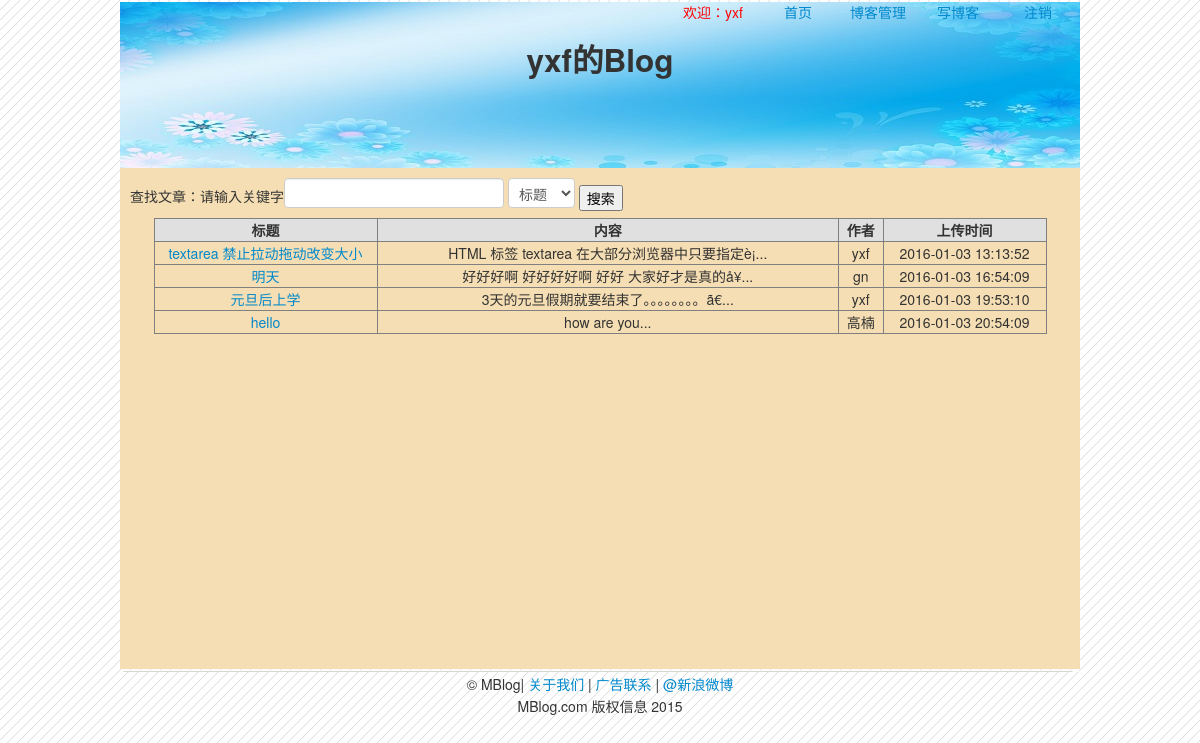
The page /blog.php (signed in) on the database its author committed.
### tables this page shows
CREATE TABLE `bms_article` (
  `id` int(10) NOT NULL auto_increment COMMENT '编号',
  `atitle` varchar(200) NOT NULL COMMENT '文章标题',
  `acontent` text NOT NULL COMMENT '文章内容',
  `aauthor` varchar(20) NOT NULL COMMENT '文章作者',
  `adate` datetime NOT NULL COMMENT '上传时间',
  PRIMARY KEY  (`id`)
);

### blog.php (the view, shortened to what this page needs)
<!DOCTYPE html PUBLIC "-//W3C//DTD HTML 4.01 Transitional//EN" "http://www.w3.org/TR/html4/loose.dtd">
<html>
<head>
</head>
<link href="css/myblog.css" rel="stylesheet" type="text/css"/>
<link href="css/register.css" rel="stylesheet" type="text/css"/>
<link href="css/calendar.css" rel="stylesheet" type="text/css"/>
<link href="css/bootstrap-combined.min.css" rel="stylesheet" type="text/css"/>
<link href="css/font-awesome.css" rel="stylesheet" type="text/css"/>
<body>
<div class="bms">
	<div class="head">
		<div class="index_top">
        	<ul>
				<li><?
					echo '<a href="index.php?action=logout">注销</a>'
					?></li>
                <li><a href="myblog.php">写博客</a></li>
                <li><a href="manager.php">博客管理</a></li>
				<li><a href="login_index.php">首页</a></li>
                <li><span style="color:red;margin-right: 10px;">欢迎：<? echo $_SESSION['user']?></span></li>
			</ul>
        </div>
		<div style="height:98px;">
			<div style="text-align:center">
				<h2><? echo $_SESSION['user'].'的Blog'?></h2>
			</div>
		</div>
	</div>
	<div class="my_content">
            	<div style="padding:10px">
            	<form method="get" action="search.php">
                	<div>
                    查找文章：请输入关键字<input name="keyword" type="text">
                    <select style="width:67px" name="sel">
                    	<option value="atitle">标题</option>
                    </select>
                    <input type="submit" value="搜索"></input>
             		</div>
                    <div>
						<?
                            require('conn.php');
                            $result=mysql_query("select * from bms_article",$conn);
                        ?>
                        <table border="1" width="95%"  align="center">
                            <tr bgcolor="#e0e0e0" >
                                <th width="220px">标题</th><th>内容</th><th>作者</th><th width="160px">上传时间</th>
                            </tr>
                            <? while($row=mysql_fetch_assoc($result)){
                                $content=substr($row['acontent'],0,60).'...';
                            ?>
                            <tr align="center">
                            <td><a href="check.php?id=<?=$row['id']?>"><?=$row['atitle'] ?></a></td>
                            <td><?=$content?></td>
                            <td><?=$row['aauthor']?></td>
                            <td><?=$row['adate'] ?></td>
                            </tr>
                            <?} ?>
                        </table>
               		</div>
               </form>
          </div>
	</div>
</div>
<?
require('foot.php');
?>
</body>
</html>

### css/myblog.css (style rules this page uses)
.my_content { width:960px; height:501px; background-color:#F5DEB3; }

### css/register.css (style rules this page uses)
.bms, .regeste0 { width:960px; }
.head { background:url(../images/head.jpg); height:166px }
.index_top { height:28px }
.index_top a { text-decoration: none; }
.index_top ul { margin:2px; }
.index_top ul li { width:80px; text-align:center; float:right; list-style:none; }
input { width:194px; }

### rows shown on the page
bms_article: atitle "textarea 禁止拉动拖动改变大小", acontent "HTML 标签 textarea 在大部分浏览器中只要指定è¡...", aauthor "yxf", adate "2016-01-03 13:13:52"
bms_article: atitle "明天", acontent "好好好啊 好好好好啊 好好 大家好才是真的å¥...", aauthor "gn", adate "2016-01-03 16:54:09"
bms_article: atitle "元旦后上学", acontent "3天的元旦假期就要结束了。。。。。。。。ã€...", aauthor "yxf", adate "2016-01-03 19:53:10"
bms_article: atitle "hello", acontent "how are you...", aauthor "高楠", adate "2016-01-03 20:54:09"

### other values the page prints
$_SESSION['user'] "yxf"
